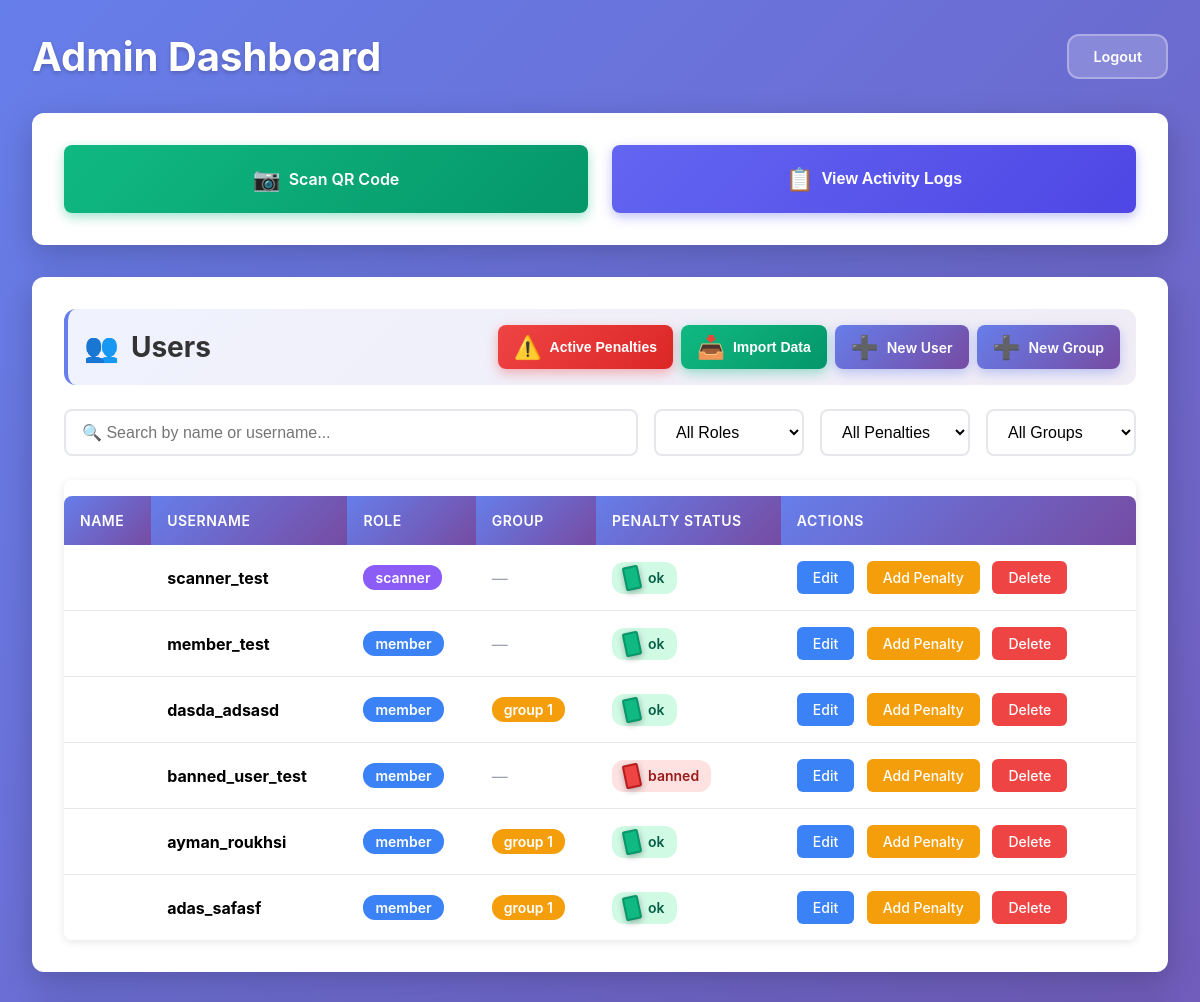
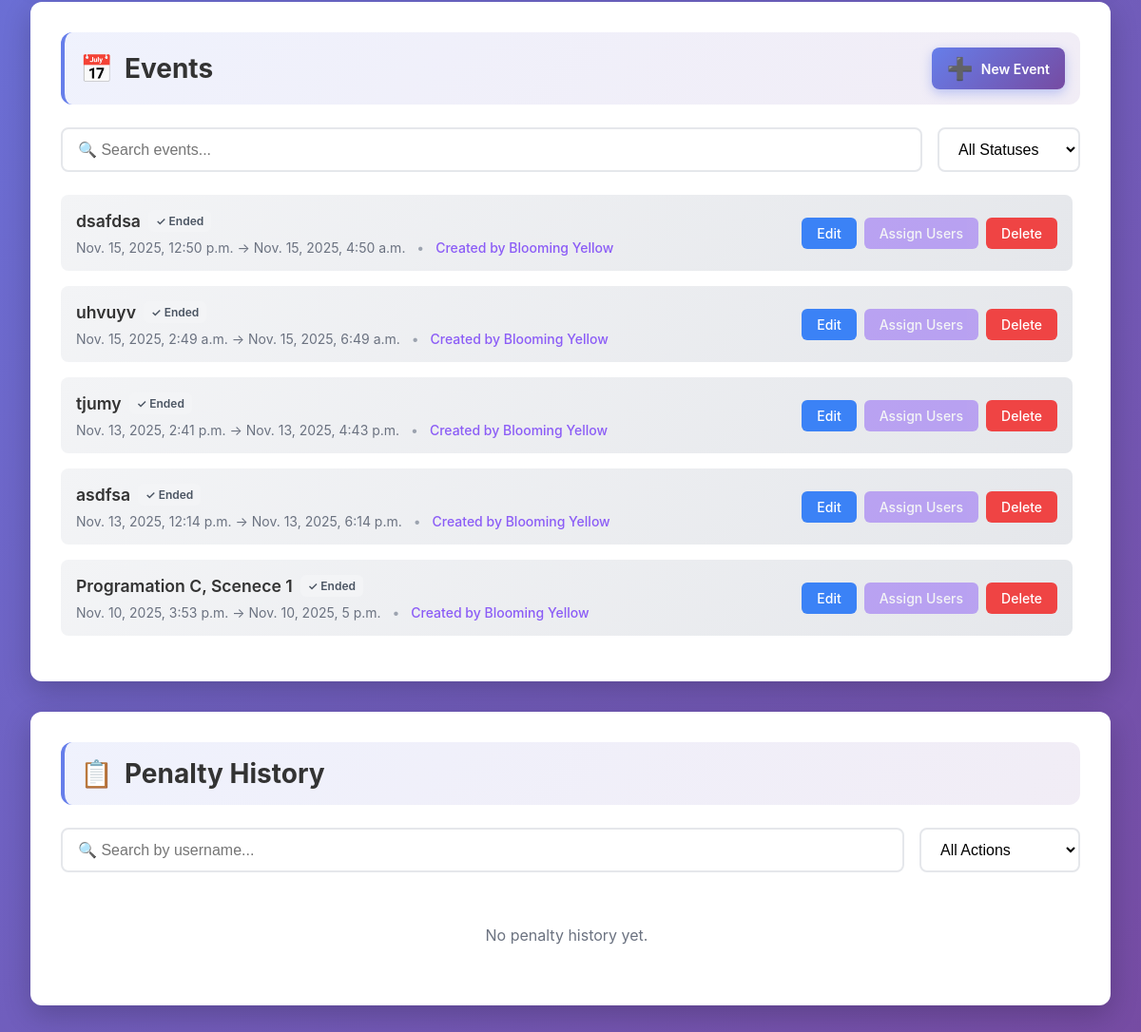
Before: /admin-dashboard/ (signed in) with the older database file (2 pictures, top to bottom).
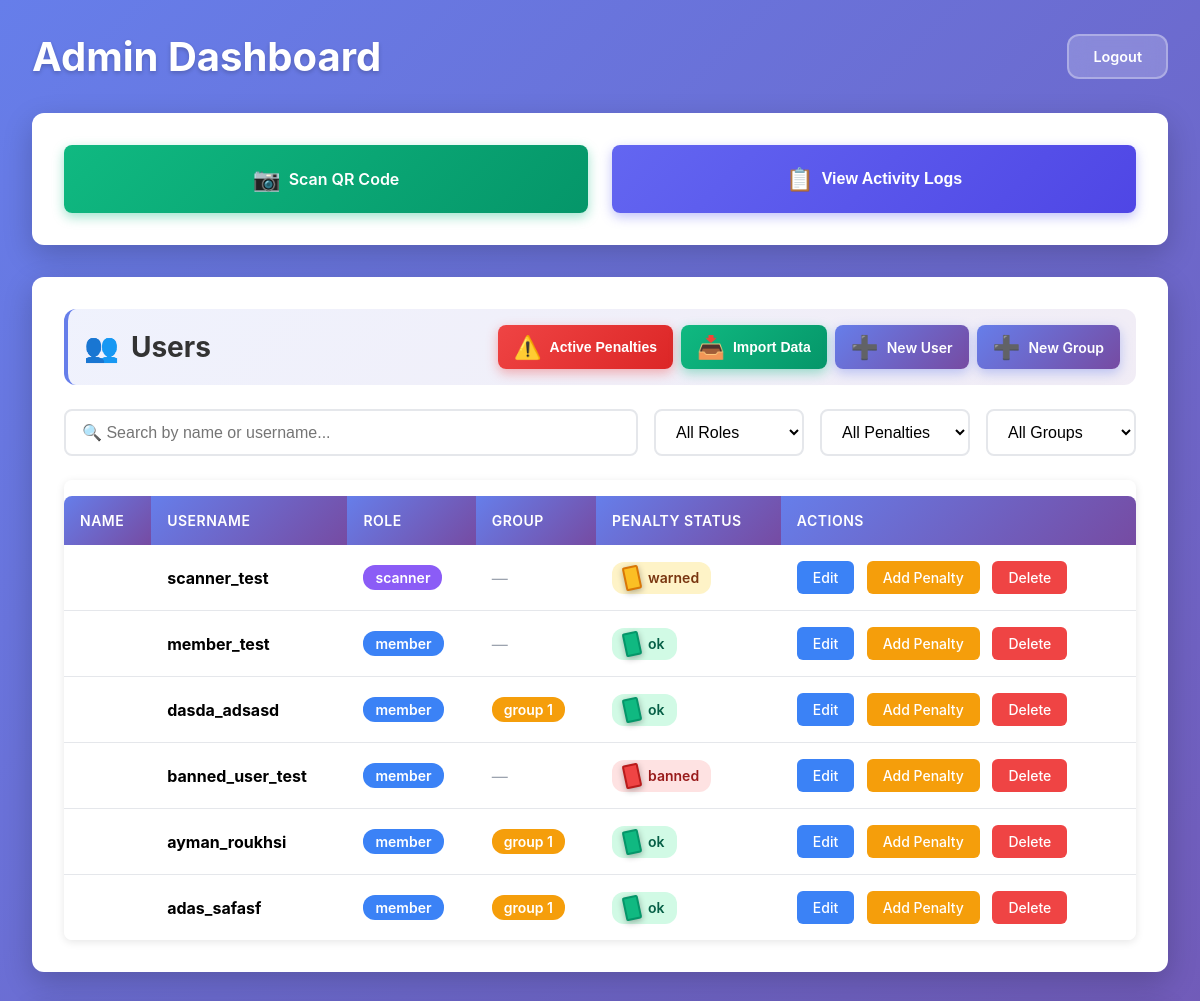
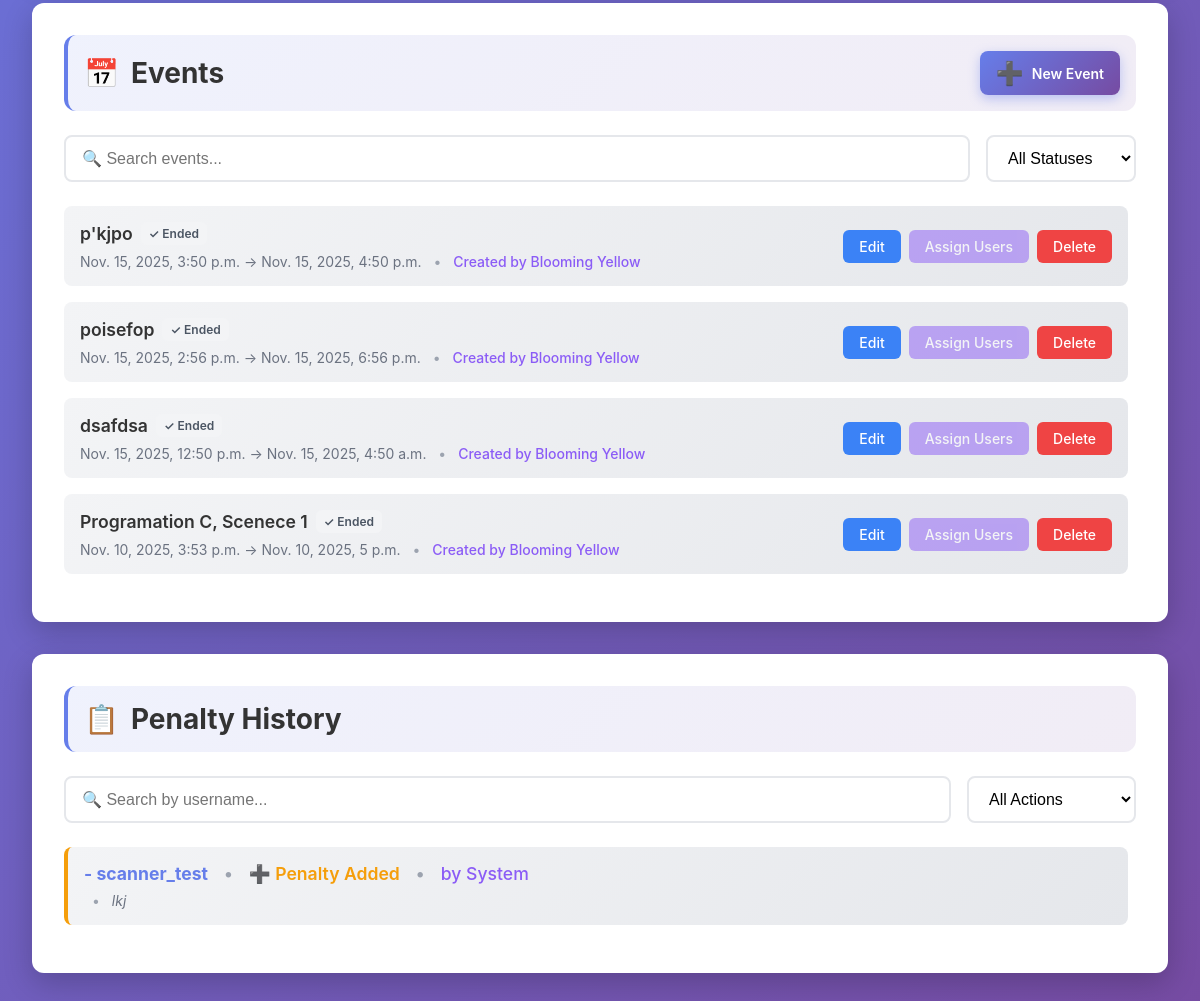
After: the same page with the newer database file (2 pictures, top to bottom).
### superdb/models.py (models this page shows, shortened)
class User(AbstractBaseUser, PermissionsMixin):
    displayname = models.CharField(max_length=150, default='')
    username = models.CharField(max_length=150, unique=True)
    password = models.CharField(max_length=128, blank=True, null=True)  # stored raw
    role = models.CharField(max_length=10, choices=ROLE_CHOICES, default='member')
    penalty_level = models.IntegerField(default=0)
    penalty_status = models.CharField(max_length=10, default='ok')
    is_active_member = models.BooleanField(default=True)
    last_login = models.DateTimeField(null=True, blank=True)
    timeout_until = models.DateTimeField(null=True, blank=True)
    is_staff = models.BooleanField(default=False)
    objects = UserManager()
    graup = models.ForeignKey(
        Graup,
        on_delete=models.SET_NULL,
        null=True,
        blank=True,
        related_name='users'
    )
    USERNAME_FIELD = 'username'
    REQUIRED_FIELDS = []

class Graup(models.Model):
    name = models.CharField(max_length=100, unique=True)
    description = models.TextField(blank=True, null=True)

class Event(models.Model):
    title = models.CharField(max_length=200)
    description = models.TextField(blank=True)
    start_time = models.DateTimeField()
    end_time = models.DateTimeField()
    created_by = models.ForeignKey(
        settings.AUTH_USER_MODEL,
        on_delete=models.SET_NULL,
        null=True,
        related_name='events_created'
    )
    max_attendees = models.PositiveIntegerField(null=True, blank=True)
    assigned_users = models.ManyToManyField(
        settings.AUTH_USER_MODEL,
        blank=True,
        related_name='assigned_events'
    )
    penalties_processed = models.BooleanField(default=False)
    graup = models.ForeignKey(
        'Graup',
        on_delete=models.SET_NULL,
        null=True,
        blank=True,
        related_name='events'
    )
    def is_planned(self, at=None):
        at = at or timezone.now()
        return self.start_time >= at
    def is_running(self, at=None):
        at = at or timezone.now()
        return self.start_time <= at <= self.end_time

class Penalty(models.Model):
    user = models.ForeignKey(settings.AUTH_USER_MODEL, on_delete=models.CASCADE, related_name='penalties')
    type = models.CharField(max_length=10, choices=PENALTY_TYPES, default='add')
    reason = models.CharField(max_length=300)
    created_at = models.DateTimeField(auto_now_add=True)
    admin = models.ForeignKey(settings.AUTH_USER_MODEL, null=True, blank=True, on_delete=models.SET_NULL, related_name='penalties_given')
    active = models.BooleanField(default=True)
    previouslevel = models.IntegerField(default=0)

### pages/views.py (the view)
# urls.py: path('admin-dashboard/', views.admin_dashboard, name='admin_dashboard'),
@login_required
@user_passes_test(is_admin)
def admin_dashboard(request):
    users = User.objects.all().order_by('-username')
    events = Event.objects.all().order_by('-start_time')
    penalty_history = Penalty.objects.all().order_by('-created_at')
    groups = Graup.objects.all().order_by('-name')
    return render(request, 'admin_dashboard.html', {'users': users, 'events': events, 'penalty_history': penalty_history, 'groups': groups
        })

### pages/views.py (called while the page is built)
def is_admin(user): return user.is_authenticated and user.role == "admin" or user.role == "moderator" or user.role == "core"

### pages/templates/admin_dashboard.html (shortened to what this page needs)
<!doctype html>
<html>
<head>
</head>
<body>
  <div class="container">
    <div class="header">
      <div class="header-left">
        <h1>Admin Dashboard</h1>
      </div>
      <div class="header-actions">
        <a href="{% url 'logout' %}" class="logout-btn">Logout</a>
      </div>
    </div>
    <div class="card">
      <div class="scanner-grid">
        <a href="{% url 'scanner_page' %}" class="btn btn-secondary">
          <span class="btn-icon">📷</span>
          Scan QR Code
        </a>
        {% if request.user.role == 'core' or request.user.role == 'admin' %}
          <button onclick="openLogModal()" class="btn" style="background: linear-gradient(135deg, #6366f1 0%, #4f46e5 100%); box-shadow: 0 4px 12px rgba(99, 102, 241, 0.4);">
            <span class="btn-icon">📋</span>
            View Activity Logs
          </button>
        {% endif %}
      </div>
    </div>
    <div class="card">
      <div class="section-header">
        <div class="section-title">
          <span>👥</span>
          <span>Users</span>
        </div>
        <div class="section-actions">
          <button onclick="openPenaltiesModal()" class="btn btn-small" style="background: linear-gradient(135deg, #ef4444 0%, #dc2626 100%); box-shadow: 0 4px 12px rgba(239, 68, 68, 0.4);">
            <span class="btn-icon">⚠️</span>
            Active Penalties
          </button>
          <button onclick="openImportModal()" class="btn btn-small" style="background: linear-gradient(135deg, #10b981 0%, #059669 100%); box-shadow: 0 4px 12px rgba(16, 185, 129, 0.4);">
            <span class="btn-icon">📥</span>
            Import Data
          </button>
          <a href="{% url 'user_create' %}" class="btn btn-small">
            <span class="btn-icon">➕</span>
            New User
          </a>
          <a href="{% url 'group_create' %}" class="btn btn-small">
            <span class="btn-icon">➕</span>
            New Group
          </a>
        </div>
      </div>
      <div class="filter-search-container">
        <input type="text" id="userSearch" class="search-input" placeholder="🔍 Search by name or username..." onkeyup="filterUsersTable()">
        <select id="roleFilter" class="filter-select" onchange="filterUsersTable()">
          <option value="">All Roles</option>
        </select>
        <select id="penaltyFilter" class="filter-select" onchange="filterUsersTable()">
          <option value="">All Penalties</option>
        </select>
          <select id="groupFilter" class="filter-select" onchange="filterUsersTable()">
            <option value="">All Groups</option>
          </select>
      </div>
      <div class="table-wrapper">
        <table>
          <thead>
            <tr>
              <th>Name</th>
              <th>Username</th>
              <th>Role</th>
              <th>Group</th>
              <th>Penalty Status</th>
              <th>Actions</th>
            </tr>
          </thead>
          <tbody id="usersTableBody">
            {% for u in users %}
            {% if u.role != 'core' %}
            <tr data-username="{{ u.username|lower }}" data-displayname="{{ u.displayname|lower }}" data-role="{{ u.role }}" data-penalty="{{ u.penalty_status }}" data-group="{{ u.group|default:'' }}">
              <td><strong>{{ u.displayname }}</strong></td>
              <td><strong>{{ u.username }}</strong></td>
              <td>
                <span class="badge {% if u.role == 'admin' %}badge-admin{% elif u.role == 'scanner' %}badge-scanner{% else %}badge-user{% endif %}">
                  {{ u.role }}
                </span>
              </td>
              <td>
                {% if u.graup %}
                <span class="badge badge-group">{{ u.graup.name }}</span>
                {% else %}
                <span style="color: #9ca3af;">—</span>
                {% endif %}
              </td>
              <td>
                <span class="penalty-badge {% if u.penalty_status == 'banned' %}penalty-banned{% elif u.penalty_status == 'warned' %}penalty-warning{% else %}penalty-ok{% endif %}">
                  {% if u.penalty_status == 'warned' %}
                    <span class="card-icon yellow-card"></span>
                  {% elif u.penalty_status == 'banned' %}
                    <span class="card-icon red-card"></span>
                  {% else %}
                    <span class="card-icon green-card"></span>
                  {% endif %}
                  {{ u.penalty_status }}
                </span>
              </td>
              <td class="actions">
                {% if u.role == 'member' or u.role == 'scanner' or u.role == 'moderator' or request.user.role == 'core' and u.role == 'admin' or request.user.role == 'admin' and u.role == 'admin'%}
                  <a href="{% url 'user_edit' u.id %}">Edit</a>
                  <button onclick="openReasonModal('add', {{ u.id }}, '{{ u.username|escapejs }}')" style="background: #f59e0b; color: white;">Add Penalty</button>
                  <a href="{% url 'user_delete' u.id %}">Delete</a>
                {% endif %}
              </td>
            </tr>
            {% endif %}
            {% endfor %}
          </tbody>
        </table>
      </div>
    </div>
    <div class="card">
      <div class="section-header">
        <div class="section-title">
          <span>📅</span>
          <span>Events</span>
        </div>
        <div class="section-actions">
          <a href="{% url 'event_create' %}" class="btn btn-small">
            <span class="btn-icon">➕</span>
            New Event
          </a>
        </div>
      </div>
      <div class="filter-search-container">
        <input type="text" id="eventSearch" class="search-input" placeholder="🔍 Search events..." onkeyup="filterEvents()">
        <select id="eventStatusFilter" class="filter-select" onchange="filterEvents()">
          <option value="">All Statuses</option>
        </select>
      </div>
      <div class="event-list-wrapper">
        <ul class="event-list" id="eventsList">
          {% for e in events %}
          <li class="event-item status-{{ e.status }}"
            data-title="{{ e.title|lower }}"
            data-status="{% if e.is_planned %}planned{% elif e.is_running %}ongoing{% else %}ended{% endif %}"
            data-event-id="{{ e.id }}">
            <div class="event-info">
              <div class="event-title">
                <span onclick="openEventDetailModal({{ e.id }})" style="cursor: pointer; text-decoration: underline; text-decoration-color: transparent; transition: text-decoration-color 0.2s;" onmouseenter="this.style.textDecorationColor='#667eea'" onmouseleave="this.style.textDecorationColor='transparent'">
                  {{ e.title }}
                </span>
                <span class="event-status-badge status-{% if e.is_planned %}planned{% elif e.is_running %}ongoing{% else %}ended{% endif %}">
                  {% if e.is_planned %} 📋 Planned
                  {% elif e.is_running %} 🔴 Ongoing
                  {% else %} ✓ Ended
                  {% endif %}
                </span>
              </div>
              <div class="event-time">
                {{ e.start_time }} → {{ e.end_time }}
                <span style="margin: 0 0.5rem; color: #9ca3af;">•</span>
                <span class="event-creator">Created by {{ e.created_by.displayname }}</span>
              </div>
            </div>
            <div class="event-actions">
              {% if e.status != 'ended' or user.role == 'core' %}
              <a href="{% url 'event_edit' e.id %}" style="background: #3b82f6; color: white;">Edit</a>
              {% endif %}
              <button onclick="openAssignModal({{ e.id }}, '{{ e.title|escapejs }}', '{% if e.is_planned %}planned{% elif e.is_running %}ongoing{% else %}ended{% endif %}')" style="background: #8b5cf6; color: white;" {% if not e.is_planned and not e.is_running%}disabled{% endif %}>Assign Users</button>
              {% if e.status != 'ended' or user.role == 'core' %}
              <a href="{% url 'event_delete' e.id %}" style="background: #ef4444; color: white;">Delete</a>
              {% endif %}
            </div>
          </li>
          {% endfor %}
        </ul>
      </div>
    </div>
    <div class="card">
      <div class="section-header">
        <div class="section-title">
          <span>📋</span>
          <span>Penalty History</span>
        </div>
      </div>
      <div class="filter-search-container">
        <input type="text" id="penaltyHistorySearch" class="search-input" placeholder="🔍 Search by username..." onkeyup="filterPenaltyHistory()">
        <select id="penaltyActionFilter" class="filter-select" onchange="filterPenaltyHistory()">
          <option value="">All Actions</option>
        </select>
      </div>
      <div class="event-list-wrapper">
        <ul class="event-list" id="penaltyHistoryList">
          {% for penalty in penalty_history %}
          <li class="penalty-history-item action-{{ penalty.type }}" data-penalty-id="{{ penalty.id }}" data-username="{{ penalty.user.username|lower }}" data-action="{{ penalty.type }}">
            <div class="event-info">
              <div class="event-title">
                <span style="font-weight: 700; color: #667eea;">{{ penalty.user.displayname }} - {{ penalty.user.username }}</span>
                <span style="margin: 0 0.5rem; color: #9ca3af;">•</span>
                <span style="{% if penalty.type == 'add' %}color: #f59e0b;{% elif penalty.type == 'reduce' %}color: #3b82f6;{% elif penalty.type == 'pardon' %}color: #10b981;{% elif penalty.type == 'ban' %}color: #ef4444;{% endif %} font-weight: 600;">
                  {% if penalty.type == 'add' %}➕ Penalty Added
                  {% elif penalty.type == 'reduce' %}➖ Penalty Reduced
                  {% elif penalty.type == 'pardon' %}✓ Pardoned
                  {% elif penalty.type == 'ban' %}🚫 Banned
                  {% endif %}
                </span>
                <span style="margin: 0 0.5rem; color: #9ca3af;">•</span>
                <span style="color: #8b5cf6; font-weight: 500;">by {% if penalty.admin.role == 'core' %} System {% else %}{{ penalty.admin.displayname }} {% endif %}</span>
              </div>
              <div class="event-time">
                {% if penalty.reason %}
                <span style="margin: 0 0.5rem; color: #9ca3af;">•</span>
                <span style="font-style: italic; color: #6b7280;">{{ penalty.reason }}</span>
                {% endif %}
              </div>
            </div>
          </li>
          {% empty %}
          <li style="padding: 2rem; text-align: center; color: #6b7280;">
            No penalty history yet.
          </li>
          {% endfor %}
        </ul>
      </div>
    </div>
  </div>
</body>
</html>

Changed rows visible on the page:
removed Event: title "uhvuyv", shows "✓ Ended", start_time "Nov. 15, 2025, 2:49 a.m.", end_time "Nov. 15, 2025, 6:49 a.m.", created_by.displayname "Blooming Yellow"
removed Event: title "tjumy", shows "✓ Ended", start_time "Nov. 13, 2025, 2:41 p.m.", end_time "Nov. 13, 2025, 4:43 p.m.", created_by.displayname "Blooming Yellow"
removed Event: title "asdfsa", shows "✓ Ended", start_time "Nov. 13, 2025, 12:14 p.m.", end_time "Nov. 13, 2025, 6:14 p.m.", created_by.displayname "Blooming Yellow"
changed User "scanner_test": penalty_status "ok" → "warned"
added Event: title "p'kjpo", shows "✓ Ended", start_time "Nov. 15, 2025, 3:50 p.m.", end_time "Nov. 15, 2025, 4:50 p.m.", created_by.displayname "Blooming Yellow"
added Event: title "poisefop", shows "✓ Ended", start_time "Nov. 15, 2025, 2:56 p.m.", end_time "Nov. 15, 2025, 6:56 p.m.", created_by.displayname "Blooming Yellow"
added Penalty: user.username "scanner_test", type "➕ Penalty Added", shows "System", reason "lkj"
Other visible differences:
text no longer shown: "No penalty history yet."
